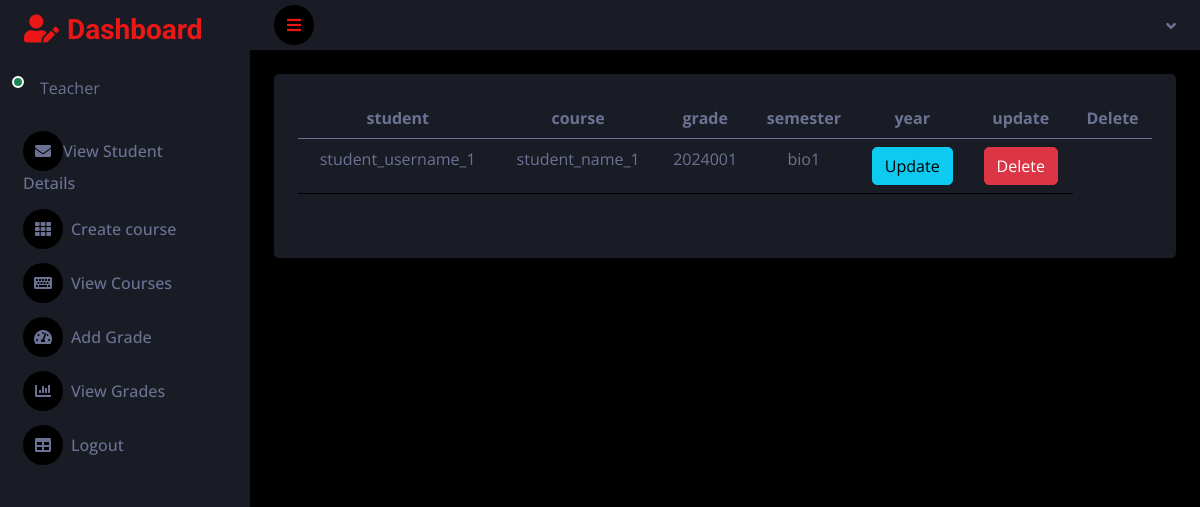
Page /teacher_view_student_details/ on the earlier database version.
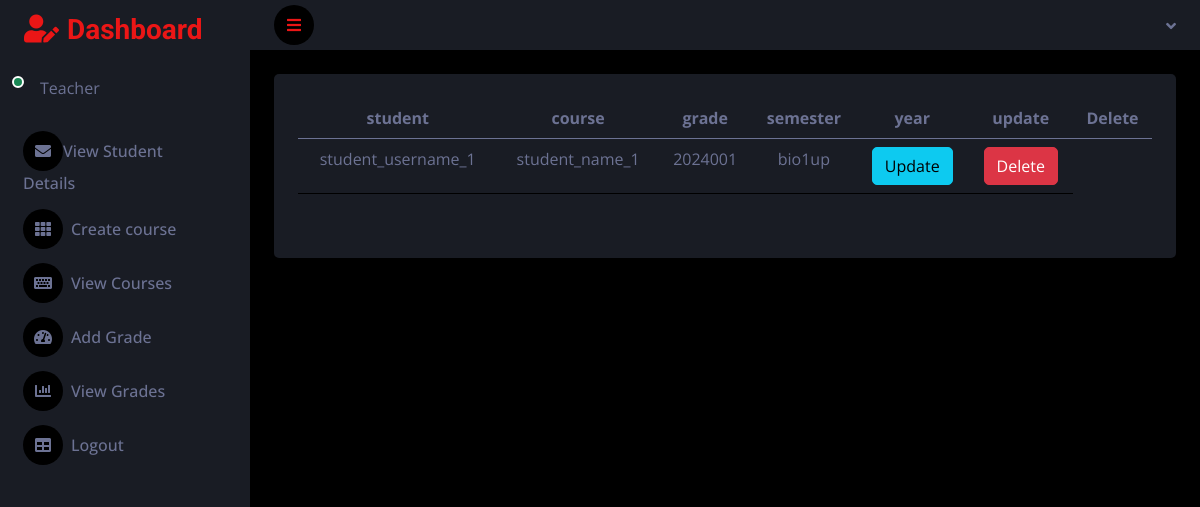
Same page on the later database version.
### grade_app/models.py (models this page shows, shortened)
class Student(models.Model):
    user = models.ForeignKey(User_model,on_delete=models.CASCADE)
    name = models.CharField(max_length=250)
    student_id = models.IntegerField(blank=True,null=True)
    bio = models.TextField()

class User_model(AbstractUser):
    is_teacher = models.BooleanField(default=False)
    is_student = models.BooleanField(default=False)

### grade_app/teacher_views.py (the view)
# urls.py: path('teacher_view_student_details/',teacher_views.teacher_view_student_details,name='teacher_view_student_details'),
def teacher_view_student_details(request):
    student_objects = Student.objects.all()
    return render(request,'teacher/teacher_view_student_details.html',{'student_objects':student_objects})

### template/teacher/teacher_view_student_details.html
{% extends 'teacher/teacher_dash.html' %}
{% block content %}
<table class="table" >
  <thead>
    <tr>
      <th scope="col">student</th>
      <th scope="col">course</th>
      <th scope="col">grade</th>
      <th scope="col">semester</th>
      <th scope="col">year</th>
      <th scope="col">update</th>
      <th scope="col">Delete</th>
    </tr>
  </thead>
  <tbody>
  {% for i in student_objects %}
    <tr>
       <td>{{i.user}}</td>
      <td>{{i.name}}</td>
      <td>{{i.student_id}}</td>
      <td>{{i.bio}}</td>
      <td><a href="{% url 'teacher_update_student_details' i.id %}"><button class="btn btn-info">Update</button></a></td>
      <td>
          <a href="{% url 'teacher_delete_student_details' i.id %}" class="btn btn-danger" onclick="confirm_delete()">Delete</a>
      </td>
    </tr>
  {% endfor %}
  </tbody>
</table>
{% endblock %}

Differences in the rows shown:
changed Student "student_name_1": bio "bio1" → "bio1up"
